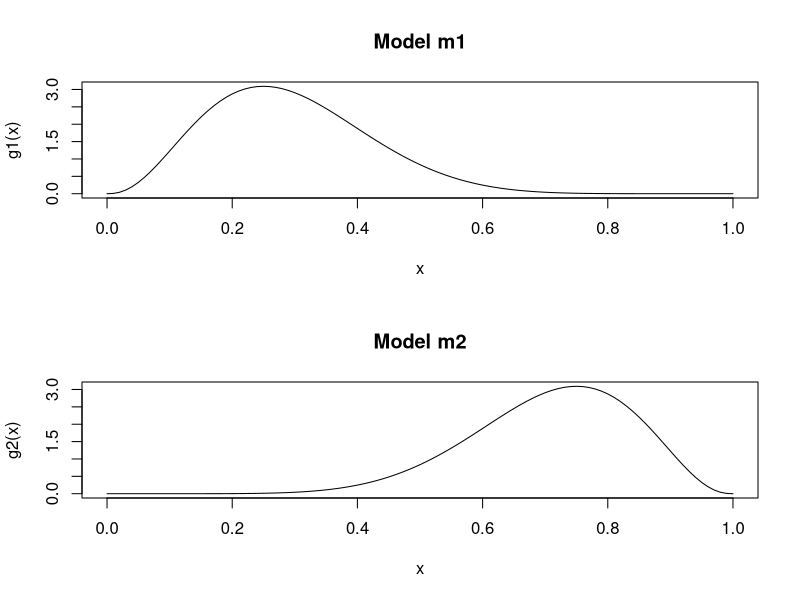
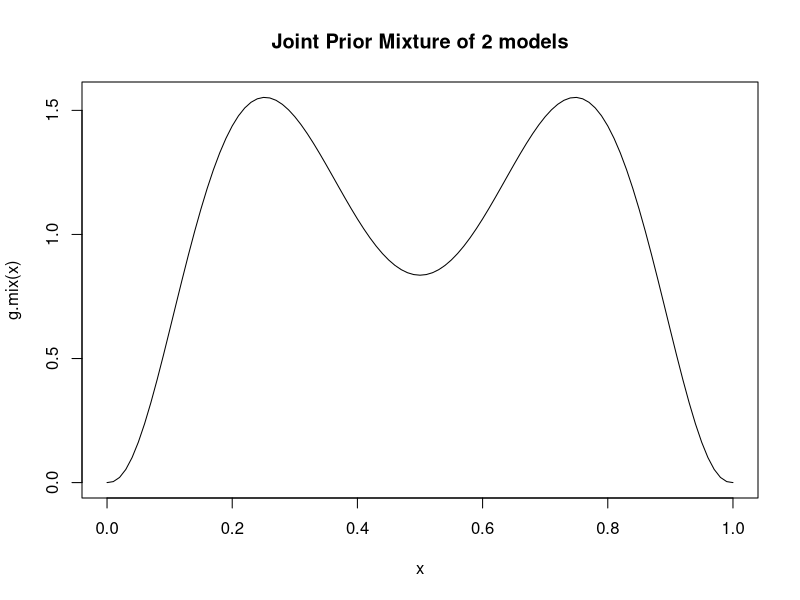
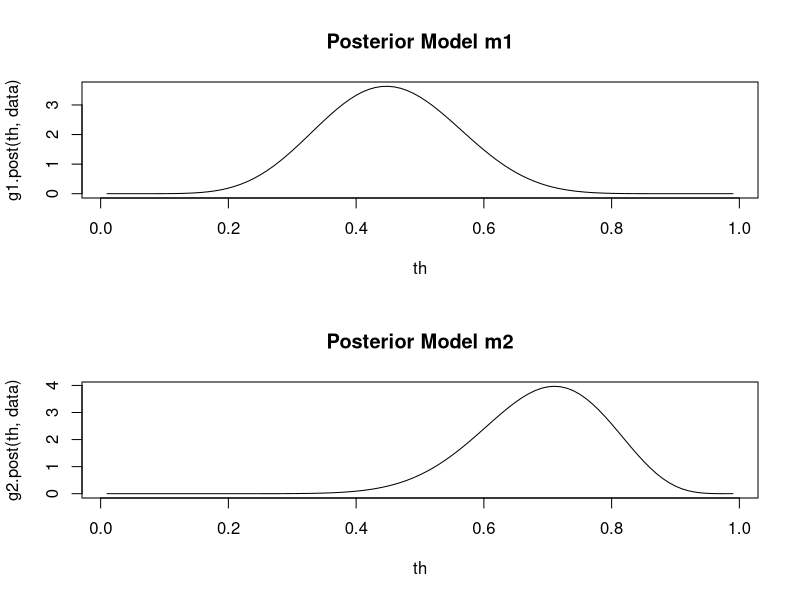
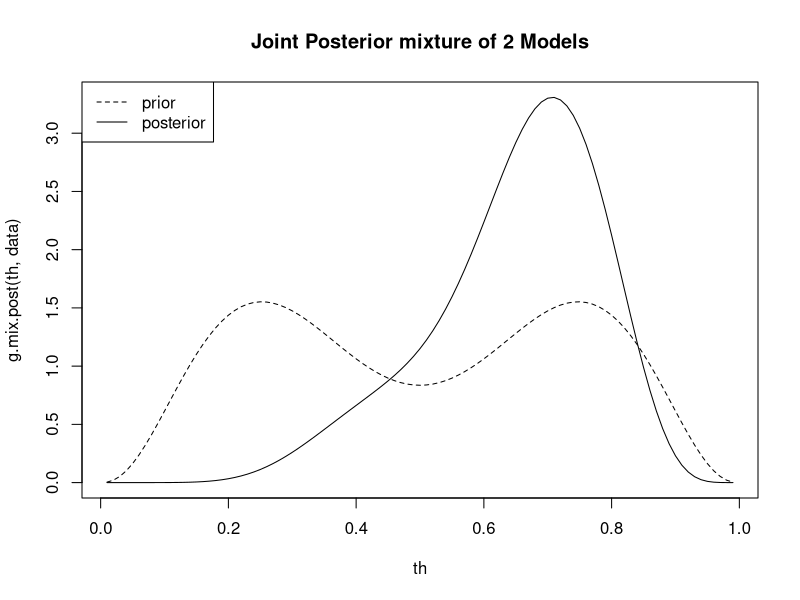
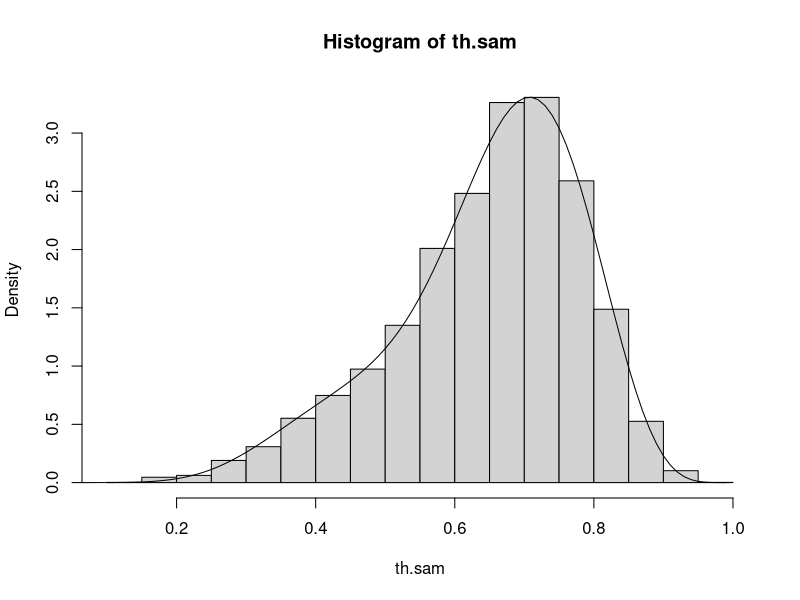

Here is the R script that generated these plots, in order:
# File: betaMixtureCoinBias.R
# Auth: Umar Niazi,
# Date: 18/4/2017
# Desc:

### define two models that explain the data
## model m1
## it is a beta distribution with a weight on the left side
g1 = function(theta) dbeta(theta, 3.5, 8.5)

## model m2
## it is a beta distribution with a weight on the right side
g2 = function(theta) dbeta(theta, 8.5, 3.5)

## define an array that represents number of models in our parameter space
## each index has a prior weight/probability of being selected
## this can be thought of coming from a categorical distribution 
mix.prior = c(50, 50)
mix.prior = mix.prior/sum(mix.prior)

## define a joint prior space for these 2 models
## (mix.prior[1] AND g1) OR (mix.prior[2] AND g2)
g.mix = function(theta) mix.prior[1]*g1(theta) + mix.prior[2]*g2(theta)

## some plots to look at the shapes of the priors
p.old = par(mfrow=c(2,1))
curve(g1, 0, 1, main='Model m1')
curve(g2, 0, 1, main='Model m2')
par(p.old)
curve(g.mix, 0, 1, main='Joint Prior Mixture of 2 models')

## we flip a coin, perform a binary experiment 
## our prior beliefs are that the experiment tends to follow two extreme models
## we will either see more 1s or more 0s, depending on which model (m1 or m2) is 
## more representative of the data
data = c(success=6, fail=9-6)

## the posterior is proportional to Likelihood * Prior
## P(Data | Theta, Model) X P(Theta, Model)

## define the Likelihood function, both models share the same likelihood functional form
lik = function(data, theta) dbinom(data['success'], sum(data), theta)

## since this is a conjugate analysis, as prior is beta distributed and likelihood is binomial
## the posterior can be derived analytically 
## using a similar analogy as before when describing priors for each model
## we can define a posterior for each of the 2 models
g1.post = function(theta, data) dbeta(theta, 3.5+data['success'], 8.5+data['fail'])
g2.post = function(theta, data) dbeta(theta, 8.5+data['success'], 3.5+data['fail'])

## however in order to calculate a mixture probability, i.e. what is the probabilty
## each model m1 or m2 being selected from the categorical distribution after we 
## see the data i.e. posterior for m1 and m2
## integrate across the theta parameter for the selected model
## see page P-266-268 Equations 10.1 to 10.3, Doing Bayesian Data Analysis [REF]
## P(Data, Model[1]) = P(Data, Model[1])
## P(Model[1] | Data) X P(Data) = P(Data | Model[1]) X P(Model[1])
## P(Model[1] | Data) = P(Data | Model[1]) X P(Model[1]) / P(Data)
## where P(Data) can be expanded using summation across all models
## P(Data) = Sum for each Model P(Data, Model[i])
## P(Data) = Sum for each Model P(Data | Model[i]) X P(Model[i])

## we need to calculate a few things
## P(Data | Model[i])
## this is the prior predictive probability for the data given the selected model
## P(Data, Theta) = P(Data | Theta) X P(Theta)
## P(Data) = P(Data | Theta) X P(Theta) / P(Theta | Data)
## Prior predictive probability for Data = Likelihood X Prior / Posterior
## for model 1
data.prior.g1 = function(data, theta){
  ret = log(lik(data, theta)) + log(g1(theta)) - log(g1.post(theta, data))
  return(exp(ret))
}
## for model 2
data.prior.g2 = function(data, theta){
  ret = log(lik(data, theta)) + log(g2(theta)) - log(g2.post(theta, data))
  return(exp(ret))
}

## P(Data | Model) for each model should be the same for any value of theta
## you can use that as a sanity check
th = seq(0.01, 0.99, by=0.01)
data.g1 = mean(data.prior.g1(data, th))
data.g2 = mean(data.prior.g2(data, th))
## we have P(Data | Model[1]) - prior predictive probability of data for parameters in model 1
## P(Model[1]) - prior mixture probability for model 1
## P(Data | Model[2]); P(Model[2])
## P(Data) = (P(Data | Model[1]) X P(Model[1])) + (P(Data | Model[2]) X P(Model[2])
## we can calculate the posterior for Model 1
## P(Model[1] | Data) = P(Data | Model[1]) X P(Model[1]) / P(Data)
mix.post = data.g1 * mix.prior[1] / (data.g1 * mix.prior[1] + data.g2 * mix.prior[2])
mix.post = c(mix.post, 1-mix.post)

## Bayes factor for the ratios of posterior predictive distribution
## of the 2 models
## P(Data | Model[1]) / P(Data | Model[2])
BF = data.g1 / data.g2
## OR posterior odds for the models / prior odds for the 2 models
mix.post[1]/mix.post[2]/(mix.prior[1]/mix.prior[2])


## (mix.post[1] AND g1.post) OR (mix.post[2] AND g2.post)
g.mix.post = function(theta, data) mix.post[1]*g1.post(theta, data) + mix.post[2]*g2.post(theta, data)

## make some curves to look at the theta
par(mfrow=c(2,1))
# use the grid of thetas to draw the curves
th = seq(0.01, 0.99, by=0.01)
plot(th, g1.post(th, data), type='l', main='Posterior Model m1')
plot(th, g2.post(th, data), type='l', main='Posterior Model m2')
par(p.old)
plot(th, g.mix.post(th, data), type='l', main='Joint Posterior mixture of 2 Models')
lines(th, g.mix(th), lty=2)
legend('topleft', legend = c('prior', 'posterior'), lty=c(2, 1))

## approximate the posterior theta on the grid
p.th = g.mix.post(th, data)
p.th = p.th/sum(p.th)
th.sam = sample(th, 10000, replace = T, prob=p.th)
th.sam = th.sam + runif(10000, 0.01/2 * -1, 0.01/2)
summary(th.sam); sd(th.sam)

## plot the sample histogram and density together
hist(th.sam, prob=T)
lines(th, g.mix.post(th, data))

############################
## try calculating the same parameters using a single function and optimizer
library(LearnBayes)
#library(DirichletReg)
library(car)
#logit = function(p) log(p/(1-p))
logit.inv = function(p) {exp(p)/(exp(p)+1) }

mylogpost = function(theta, data){
  ## theta contains parameters we wish to track
  th = logit.inv(theta['theta'])
  m1 = logit.inv(theta['m1'])
  m2 = 1-m1
  suc = data['success']
  fail = data['fail']

  # define likelihood function
  lf = function(s, f, t) return(dbinom(s, s+f, t, log=T))

  # define mixture distribution
  g1 = function(t) dbeta(t, 3.5, 8.5)
  g2 = function(t) dbeta(t, 8.5, 3.5)
  g.mix = log(m1*g1(th) + m2*g2(th))
  ms = matrix(c(m1, m2), nrow = 1)
  # calculate log posterior
  val = lf(suc, fail, th) + g.mix + dunif(m1, log=T)#ddirichlet(ms, c(1, 1), log=T)
  return(val)
}

start = c(theta=logit(0.5), m1=logit(0.9))
data = c(success=6, fail=3)

mylogpost(start, data)

fit = laplace(mylogpost, start, data)
logit.inv(fit$mode)

mylogpost_m1 = function(theta, data){
  ## theta contains parameters we wish to track
  th = logit.inv(theta['theta'])
  suc = data['success']
  fail = data['fail']
  
  # define likelihood function
  lf = function(s, f, t) return(dbinom(s, s+f, t, log=T))
  
  # calculate log posterior
  val = lf(suc, fail, th) + dbeta(th, 3.5, 8.5, log = T)
  return(val)
}

mylogpost_m2 = function(theta, data){
  ## theta contains parameters we wish to track
  th = logit.inv(theta['theta'])
  suc = data['success']
  fail = data['fail']
  
  # define likelihood function
  lf = function(s, f, t) return(dbinom(s, s+f, t, log=T))
  
  # calculate log posterior
  val = lf(suc, fail, th) + dbeta(th, 8.5, 3.5, log = T) 
  return(val)
}

start = c(theta=logit(0.5))
data = c(success=6, fail=3)

mylogpost_m1(start, data)
mylogpost_m2(start, data)


fit_m1 = laplace(mylogpost_m1, start, data)
fit_m2 = laplace(mylogpost_m2, start, data)

fit_m1
fit_m2

logit.inv(fit_m1$mode)
logit.inv(fit_m2$mode)

exp(fit_m1$int)
exp(fit_m2$int)

exp(fit_m1$int) / exp(fit_m2$int)

exp(fit_m1$int) * mix.prior[1] / (exp(fit_m1$int) * mix.prior[1] + exp(fit_m2$int) * mix.prior[2])
